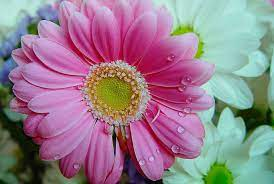
#> input picture CLASSE/flor.jpg, 274 x 184 px
$ jupyter execute --allow-errors procIm.ipynb
#> lines starting #> are read from the running program, lines starting #| are printed output that depends on the picture
[cell 1]
import cv2
import numpy as np
import matplotlib as mplt
import matplotlib.pyplot as plt

[cell 2]
im = cv2.imread("flor.jpg")/255

[cell 3]
def histograma(im):

    h = np.array([np.count_nonzero(np.uint8(im*255) == pix ) for pix in range(256)], dtype = np.float64)
    h /= sum(h)

    return h

[cell 4]
# ecualización histograma

def ecualiza(im_or):
    im = im_or.copy()

    h = histograma(im)
    dist = np.cumsum(h) # distribución acumulada

    for row in range(im.shape[0]):
        for col in range(im.shape[1]):
            im[row][col] = dist[int(np.round(im[row][col]*255))]

    return im

[cell 5]
def ecualiza_(im_or):
    im = im_or.copy()

    h = histograma(im)
    dist = np.cumsum(h) # distribución acumulada

    for gris in range(256):

        whereis = np.where(np.round(im_or * 255)==gris)
        im[whereis] = dist[gris]
    return im

[cell 6]
plt.subplot(511)
plt.imshow(im)

h = histograma(im)
#> in histograma, `h = np.array([np.count_nonzero(np.uint8(im*255) == pix ) for pix in ra..`: h = 256 values, max 1205 at index 163, min 1 at index 251, mean 590.8
#> in histograma, `h /= sum(h)`: h = 256 values, max 0.00797 at index 163, min 6.61e-06 at index 251, mean 0.00391

plt.subplot(512)
plt.plot(h)

#> (the rest of this cell did not finish here and is left out)

#> in ecualiza, `im = im_or.copy()`:
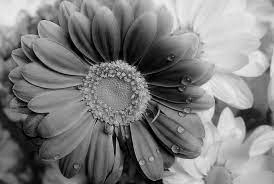
#> im: shape (184, 274) float64; min 0, max 0.969, mean 0.495
#> in ecualiza, `h = histograma(im)`: h = 256 values, max 0.00789 at index 139, min 0 at index 243, mean 0.00391
#> in ecualiza, `dist = np.cumsum(h)`: dist = 256 values from 0.00508 to 1
#> after the loop in ecualiza, `for row in range(im.shape[0]):`:
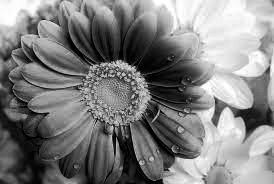
#> im: shape (184, 274) float64; min 0.00508, max 1, mean 0.502

plt.subplot(513)
plt.plot(dist)

plt.subplot(514)
plt.imshow(im_e)


# histograma equalitzat
heq = histograma(im_e)
plt.subplot(515)
plt.plot(heq)

[cell 7]
colorines = np.stack((ecualiza_(im[...,0]), ecualiza_(im[...,1]), ecualiza_(im[...,2])), axis = 2) # apilamiento
#> in ecualiza_, `im = im_or.copy()`:
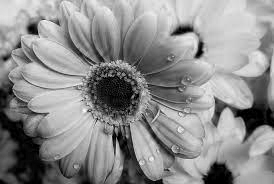
#> im: shape (184, 274) float64; min 0, max 1, mean 0.553
#> in ecualiza_, `h = histograma(im)`: h = 256 values, max 0.0128 at index 0, min 0 at index 237, mean 0.00391
#> in ecualiza_, `dist = np.cumsum(h)`: dist = 256 values from 0.0128 to 1
#> the loop in ecualiza_, `for gris in range(256): ` made 256 passes
#> whereis on passes 1 to 3: 643 positions, rows 28 to 183, columns 0 to 273, 149 positions, rows 29 to 183, columns 0 to 273, 142 positions, rows 29 to 183, columns 0 to 272
#> after the loop in ecualiza_, `for gris in range(256):`:
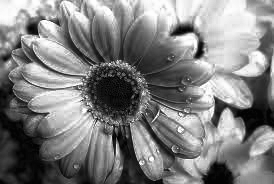
#> im: shape (184, 274) float64; min 0.0128, max 1, mean 0.503
#> the loop in ecualiza_ (call 2), `for gris in range(256): ` made 256 passes
#> whereis on passes 1 to 3: 256 positions, rows 40 to 183, columns 13 to 179, 49 positions, rows 41 to 183, columns 25 to 171, 57 positions, rows 46 to 183, columns 18 to 180
#> in ecualiza_ (call 3), `im = im_or.copy()`:
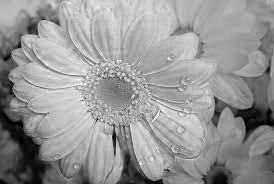
#> im: shape (184, 274) float64; min 0, max 1, mean 0.589
#> in ecualiza_ (call 3), `h = histograma(im)`: h = 256 values, max 0.013 at index 164, min 1.98e-05 at index 251, mean 0.00391
#> in ecualiza_ (call 3), `dist = np.cumsum(h)`: dist = 256 values from 0.00151 to 1
#> the loop in ecualiza_ (call 3), `for gris in range(256): ` made 256 passes
#> whereis on passes 1 to 3: 76 positions, rows 47 to 183, columns 0 to 273, 14 positions, rows 111 to 180, columns 5 to 271, 20 positions, rows 114 to 183, columns 7 to 273
#> after the loop in ecualiza_ (call 3), `for gris in range(256):`:
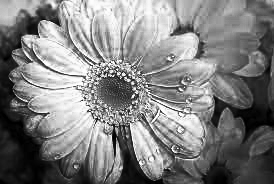
#> im: shape (184, 274) float64; min 0.00151, max 1, mean 0.504
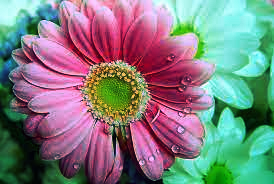
#> colorines: shape (184, 274, 3) float64; mean B, G, R 0.503, 0.502, 0.504

plt.subplot(121)
plt.imshow(im)

plt.subplot(122)
plt.imshow(colorines)
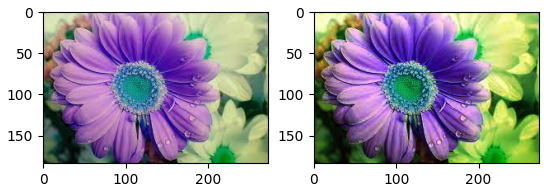
#> figure drawn by matplotlib, 2 panels; B, G, R data is drawn as R, G, B
